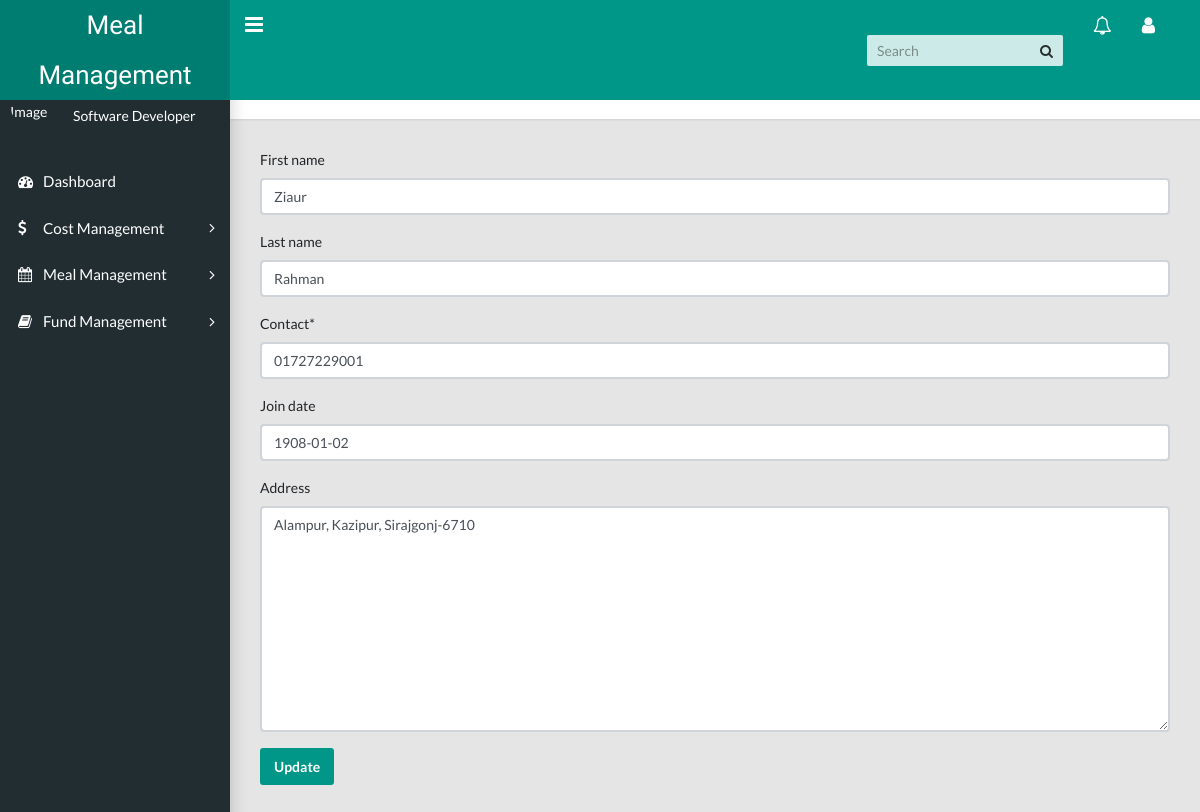
Screenshot of /members/edit_member/1 with the database file from the repository.
### accounts/models.py (models this page shows, shortened)
class User(AbstractUser):
	GENDER_CHOICES = (
		('male','Male'),
		('female','Female'),
		('other','Other')
	)
	contact = models.CharField(max_length=13)
	photo = models.ImageField(default='default.jpg', upload_to='user_photo')
	birthday = models.DateField(null=True,blank=True)
	join_date = models.DateField(null=True,blank=True)
	address = models.TextField(blank=True,null=True)
	gender = models.CharField(max_length=6,null=True,choices=GENDER_CHOICES,default='male')

### members/views.py (the view)
# urls.py: path('edit_member/<int:pk>',views.edit_member, name="edit_member"),
def edit_member(request,pk):
	member = User.objects.get(pk=pk)
	form = MemberUpdate(instance=member)
	if request.method=='POST':
		form = MemberUpdate(request.POST,instance=member)
		if form.is_valid():
			form.save()
			messages.success(request,'Member has been updated !')
			return redirect('member_list')
	return render(request,'members/edit_member.html',{'form':form})

### members/forms.py
class MemberUpdate(forms.ModelForm):
	class Meta:
		model = User
		fields = ['first_name','last_name','contact','join_date','address']
		widgets = {
			'join_date':forms.DateInput(attrs={'class':'datepicker'}),
		}

### templates/members/edit_member.html (shortened to what this page needs)
{% extends 'base.html' %}
{% load crispy_forms_tags %}
{% block content %}
	<div class="row">
		<div class="col-md-12">
			<div class="form-group">
				<form method="post">
					{{ form|crispy }}
					<button type="submit" class="btn btn-primary">Update</button>
				</form>
			</div>
		</div>
	</div>
{% endblock %}

### rows the page displays
User: first_name "Ziaur", last_name "Rahman", contact "01727229001", join_date "1908-01-02", address "Alampur, Kazipur, Sirajgonj-6710"
